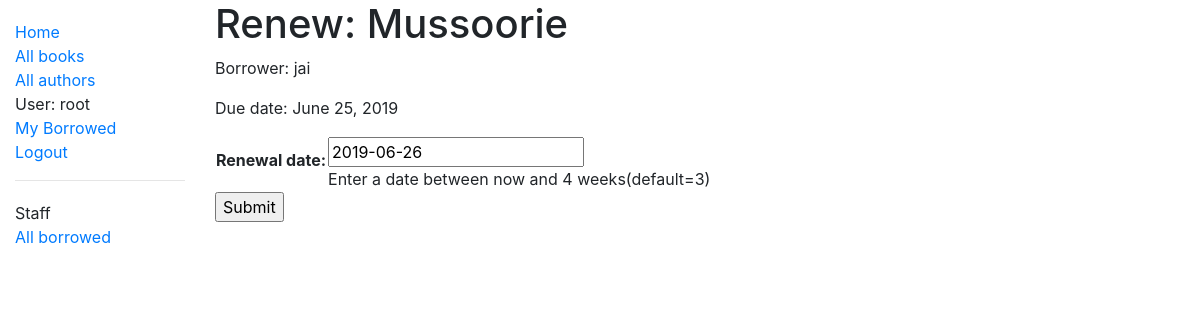
Page /catalog/book/0200e2ac-a9c9-4b05-a0e2-99ab1df4a788/renew/ (signed in) on the committed database.
### catalog/models.py (models this page shows, shortened)
class BookInstance(models.Model):
    id = models.UUIDField(primary_key=True, default=uuid.uuid4, help_text='Unique ID for this particular book')
    book = models.ForeignKey('Book', on_delete=models.SET_NULL, null=True)
    imprint = models.CharField(max_length=200) #for specific release of the book
    due_back = models.DateField(null=True, blank=True)
    LOAN_STATUS = (
        ('m', 'Maintenance'),
        ('o', 'On Loan'),
        ('a', 'Available'),
        ('r', 'Reserved'),
    )
    status = models.CharField(
        max_length=1,
        choices=LOAN_STATUS,
        blank=True,
        default='m',
        help_text='Book Availability',
    )
    borrower = models.ForeignKey(User, on_delete=models.SET_NULL, null=True, blank=True)
    @property
    def is_overdue(self):
        if self.due_back and date.today()>self.due_back:
            return True
        return False
    class Meta:
        ordering = ['due_back']
        permissions = (("can_mark_returned", "Set book as returned"),)

class Book(models.Model):
    title = models.CharField(max_length=200)
    author = models.ForeignKey('Author', on_delete=models.SET_NULL, null=True)
    summary =  models.TextField(max_length=1000, help_text='Write a brief description of book')
    isbn = models.CharField('ISBN', max_length=13, help_text='13 Character <a href="https://www.isbn-international.org/content/what-isbn">ISBN number</a>')
    genre = models.ManyToManyField(Genre, help_text='Select a genre')
    language = models.ForeignKey('Language', on_delete=models.SET_NULL, null=True)
    def display_genre(self):
        return ', '.join(genre.name for genre in self.genre.all()[:3])
    display_genre.short_description = 'Genre'

### catalog/views.py (the view)
# urls.py: path('book/<uuid:pk>/renew/', views.renew_book_librarian, name='renew-book-librarian'),
@permission_required('catalog.can_mark_required')
def renew_book_librarian(request, pk):
    book_instance = get_object_or_404(BookInstance, pk=pk)
    if request.method == 'POST':
        form = RenewBookForm(request.POST) #known as binding
        if form.is_valid():
            book_instance.due_back = form.cleaned_data['renewal_date']
            book_instance.save()
            return HttpResponseRedirect(reverse('all-borrowed'))
    else:#if this is a GET or any other request then create default form
        proposed_renewal_date = datetime.date.today() + datetime.timedelta(weeks=3)
        form = RenewBookForm(initial={'renewal_date': proposed_renewal_date})
    context = {
        'form' : form,
        'book_instance' : book_instance,
    }
    return render(request, 'catalog/book_renew_librarian.html', context)

### catalog/forms.py (shortened to what this page needs)
class RenewBookForm(forms.Form):
    renewal_date = forms.DateField(help_text="Enter a date between now and 4 weeks(default=3)")

### catalog/templates/catalog/book_renew_librarian.html (shortened to what this page needs)
{% extends "catalog/base.html" %}
{% block content %}
  <h1>Renew: {{ book_instance.book.title }}</h1>
  <p>Borrower: {{ book_instance.borrower }}</p>
  <p{% if book_instance.is_overdue %} class="text-danger"{% endif %}>Due date: {{ book_instance.due_back }}</p>
  <form action="" method="post">
    <table>
    {{ form.as_table }}
    </table>
    <input type="submit" value="Submit">
  </form>
{% endblock %}

### catalog/templates/catalog/base.html (shortened to what this page needs)
<!DOCTYPE html>
<html lang="en">
<head>
  <link rel="stylesheet" href="https://stackpath.bootstrapcdn.com/bootstrap/4.1.3/css/bootstrap.min.css">
  {% load static %}
  <link rel="stylesheet" href="{% static 'catalog/style.css' %}">
</head>
<body>
  <div class="container-fluid">
    <div class="row">
      <div class="col-sm-2">
      {% block sidebar %}
        <ul class="sidebar-nav">
          <li><a href="{% url 'index' %}">Home</a></li>
          <li><a href="{% url 'books' %}">All books</a></li>
          <li><a href="{% url 'authors' %}">All authors</a></li>
        {% if user.is_authenticated %}
        <li>User: {{ user.get_username }}</li>
        <li><a href="{% url 'my-borrowed' %}">My Borrowed</a></li>
        <li><a href="{% url 'logout' %}?next={{request.path}}">Logout</a></li>
        {% else %}
        <li><a href="{% url 'login' %}?next={{request.path}}">Login</a></li>
        {% endif %}
      </ul>
      {% if user.is_staff %}
      <hr />
      <ul class="sidebar-nav">
      <li>Staff</li>
      {% if perms.catalog.can_mark_returned %}
      <li><a href="{% url 'all-borrowed' %}">All borrowed</a></li>
      {% endif %}
      </ul>
      {% endif %}
     {% endblock %}
      </div>
      <div class="col-sm-10 ">{% block content %}{% endblock %}
      </div>
    </div>
  </div>
</body>
</html>

### catalog/static/catalog/style.css (style rules this page uses)
.sidebar-nav { margin-top: 20px; padding: 0; list-style: none; }

### rows in the picture
BookInstance: book "Mussoorie", borrower "jai", due_back "June 25, 2019"

### other values in the picture
{{ user.get_username }} "root"
